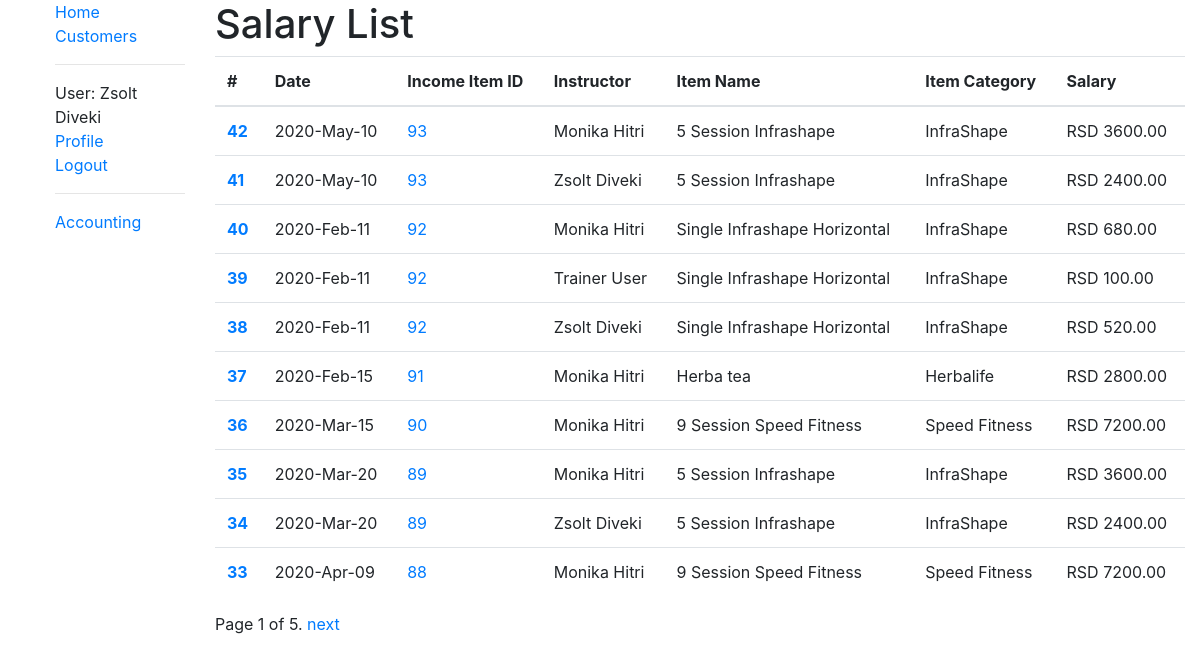
The page /accounting/salary/list/ (signed in) on the database its author committed.
### accounting/models.py (models this page shows, shortened)
class Salary(models.Model):
    instructor = models.ForeignKey(User, on_delete=models.CASCADE)
    date = models.DateField(null=True, blank=False, default=djnow())
    item = models.ForeignKey(IncomeCategories, on_delete=models.CASCADE)
    income_item = models.ForeignKey(IncomeItems, on_delete=models.CASCADE)
    salary = models.DecimalField(max_digits=8, decimal_places=2, blank=False, default=Decimal('0.00'))
    class Meta:
        ordering = ['-id', 'date', 'instructor', 'item']

class IncomeItems(models.Model):
    client = models.ForeignKey(User, on_delete=models.CASCADE, related_name='%(app_label)s_%(class)s_related')
    instructor = models.ForeignKey(User, on_delete=models.CASCADE)
    date = models.DateField(null=True, blank=True, default=djnow())
    item = models.ForeignKey(IncomeCategories, on_delete=models.CASCADE)
    quantity = models.IntegerField(default='0')
    net_amount = models.DecimalField(max_digits=8, decimal_places=2, blank=False, default=Decimal('0.00'))
    vat = models.DecimalField(max_digits=5, decimal_places=2, blank=False, default=Decimal('0.00'))
    brut_amount = models.DecimalField(max_digits=8, decimal_places=2, blank=False, default=Decimal('0.00'))
    class Meta:
        ordering = ['-id', 'date', 'item']
        permissions = (('can_see_all_financials', 'Show all financials'), ('can_see_own_financials', 'Show own financials'))

class IncomeCategories(models.Model):
    name = models.CharField(max_length=200, help_text='Enter a category name', blank=False)
    category_type = models.ForeignKey(CategoryType, on_delete=models.CASCADE, blank=False)
    unit_price = models.DecimalField(max_digits=8, decimal_places=2, blank=False)
    currency = models.CharField(max_length=3, help_text='Enter a currency code', blank=False)
    class Meta:
        ordering = ['category_type']
        permissions = (('can_see_all_financials', 'Show all financials'), ('can_see_own_financials', 'Show own financials'))

class CategoryType(models.Model):
    name = models.CharField(max_length=200, help_text='Enter a category type', blank=False)
    class Meta:
        permissions = (('can_see_all_financials', 'Show all financials'), ('can_see_own_financials', 'Show own financials'))

### accounting/views.py (the view)
# urls.py: path('salary/list/', views.SalaryListView.as_view(), name='salary_list'),
class SalaryListView(LoginRequiredMixin, PermissionRequiredMixin, generic.ListView):
    model = Salary
    permission_required = 'accounting.can_see_own_financials'
    paginate_by = 10
    def get_queryset(self):
        u = self.request.user
        if u.has_perm('accounting.can_see_own_financials') and u.has_perm('accounting.can_see_all_financials'):
            return Salary.objects.all()
        else:
            return Salary.objects.filter(instructor=u)

### customers/models.py (called while the page is built)
    def get_absolute_url(self):
        return reverse('customers:person-detail', args=[str(self.slug)])

### accounting/templates/accounting/salary_list.html (shortened to what this page needs)
{% extends "base_generic.html" %}
{% load crispy_forms_tags %}
{% block content %}
<h1>Salary List</h1>
{% if salary_list %}
<table class="table table-hover">
    <thead>
      <tr>
        <th scope="col">#</th>
        <th scope="col">Date</th>
        <th scope="col">Income Item ID</th>
        <th scope="col">Instructor</th>
        <th scope="col">Item Name</th>
        <th scope="col">Item Category</th>
        <th scope="col">Salary</th>
      </tr>
    </thead>
    <tbody>
    {% for incomeitem in salary_list %}
            <tr>
                <th scope="row">
                    <a href="{% url 'accounting:salary_update' incomeitem.id %}">
                        {{ incomeitem.id }}
                    </a>
                </th>
                <td>{{ incomeitem.date|date:"Y-M-d" }}</td>
                <td>
                    <a href="{% url 'accounting:incomeitems_update' incomeitem.income_item.id %}">{{ incomeitem.income_item.id }}</a>
                </td>
                <td>{{ incomeitem.instructor.get_full_name }}</td>
                <td>{{ incomeitem.item.name }}</td>
                <td>{{ incomeitem.item.category_type.name }}</td>
                <td>{{ incomeitem.item.currency }} {{ incomeitem.salary }}</td>
            </tr>
  {% endfor %}
</tbody>
</table>
{% else %}
  <p>There are no salaries available.</p>
{% endif %}
{% endblock %}

### templates/base_generic.html (shortened to what this page needs)
<!DOCTYPE html>
<html lang="en">
<head>
  <link rel="stylesheet" href="https://stackpath.bootstrapcdn.com/bootstrap/4.1.3/css/bootstrap.min.css">
  <link href="http://cdn.pydata.org/bokeh/release/bokeh-0.12.0.min.css" rel="stylesheet" type="text/css">
  <!-- {% load static %}
  <link rel="stylesheet" href="{% static 'css/styles.css' %}"> -->
</head>
<body>
  <div class="container-fluid">
    <div class="row">
      <div class="col-sm-2">
      {% block sidebar %}
        <ul class="sidebar-nav" style="list-style-type: none;">
          <li><a href="{% url 'index' %}">Home</a></li>
          <li><a href="{% url 'customers:customers-list' %}">Customers</a></li>
          <hr>
          {% if user.is_authenticated %}
            <li>User: {{user.get_full_name}}</li>
            <li><a href="{{ user.person.get_absolute_url}}">Profile</a></li>
            <li><a href="{% url 'logout' %}">Logout</a></li>
          {% else %}
            <li><a href="{% url 'login' %}">Login</a></li>
            <li><a href="{% url 'signup' %}">Sign Up</a></li>
          {% endif %}
          <hr>
          {% if perms.customers.can_see_own_financials %}
            <li><a href="{% url 'accounting:accounting' %}">Accounting</a></li>
          {% endif %}
        </ul>
     {% endblock %}
      </div>
      <div class="col-sm-10 ">{% block content %}{% endblock %}
        {% block pagination %}
        {% if is_paginated %}
          <div class="pagination">
            <span class="page-links">
              <span class="page-current">
                Page {{ page_obj.number }} of {{ page_obj.paginator.num_pages }}.
              </span>
              {% if page_obj.has_next %}
                <a href="{{ request.path }}?page={{ page_obj.next_page_number }} ">next</a>
              {% endif %}
            </span>
          </div>
        {% endif %}
      {% endblock %}
      </div>
    </div>
  </div>
</body>
</html>

### rows shown on the page
Salary: id "42", date "2020-May-10", income_item.id "93", instructor.get_full_name "Monika Hitri", item.name "5 Session Infrashape", item.category_type.name "InfraShape", item.currency "RSD", salary "3600.00"
Salary: id "41", date "2020-May-10", income_item.id "93", instructor.get_full_name "Zsolt Diveki", item.name "5 Session Infrashape", item.category_type.name "InfraShape", item.currency "RSD", salary "2400.00"
Salary: id "40", date "2020-Feb-11", income_item.id "92", instructor.get_full_name "Monika Hitri", item.name "Single Infrashape Horizontal", item.category_type.name "InfraShape", item.currency "RSD", salary "680.00"
Salary: id "39", date "2020-Feb-11", income_item.id "92", instructor.get_full_name "Trainer User", item.name "Single Infrashape Horizontal", item.category_type.name "InfraShape", item.currency "RSD", salary "100.00"
Salary: id "38", date "2020-Feb-11", income_item.id "92", instructor.get_full_name "Zsolt Diveki", item.name "Single Infrashape Horizontal", item.category_type.name "InfraShape", item.currency "RSD", salary "520.00"
Salary: id "37", date "2020-Feb-15", income_item.id "91", instructor.get_full_name "Monika Hitri", item.name "Herba tea", item.category_type.name "Herbalife", item.currency "RSD", salary "2800.00"
Salary: id "36", date "2020-Mar-15", income_item.id "90", instructor.get_full_name "Monika Hitri", item.name "9 Session Speed Fitness", item.category_type.name "Speed Fitness", item.currency "RSD", salary "7200.00"
Salary: id "35", date "2020-Mar-20", income_item.id "89", instructor.get_full_name "Monika Hitri", item.name "5 Session Infrashape", item.category_type.name "InfraShape", item.currency "RSD", salary "3600.00"
Salary: id "34", date "2020-Mar-20", income_item.id "89", instructor.get_full_name "Zsolt Diveki", item.name "5 Session Infrashape", item.category_type.name "InfraShape", item.currency "RSD", salary "2400.00"
Salary: id "33", date "2020-Apr-09", income_item.id "88", instructor.get_full_name "Monika Hitri", item.name "9 Session Speed Fitness", item.category_type.name "Speed Fitness", item.currency "RSD", salary "7200.00"

### other values the page prints
{{ user.get_full_name }} "Zsolt Diveki"
{{ page_obj.number }} "1"
{{ page_obj.paginator.num_pages }} "5"
